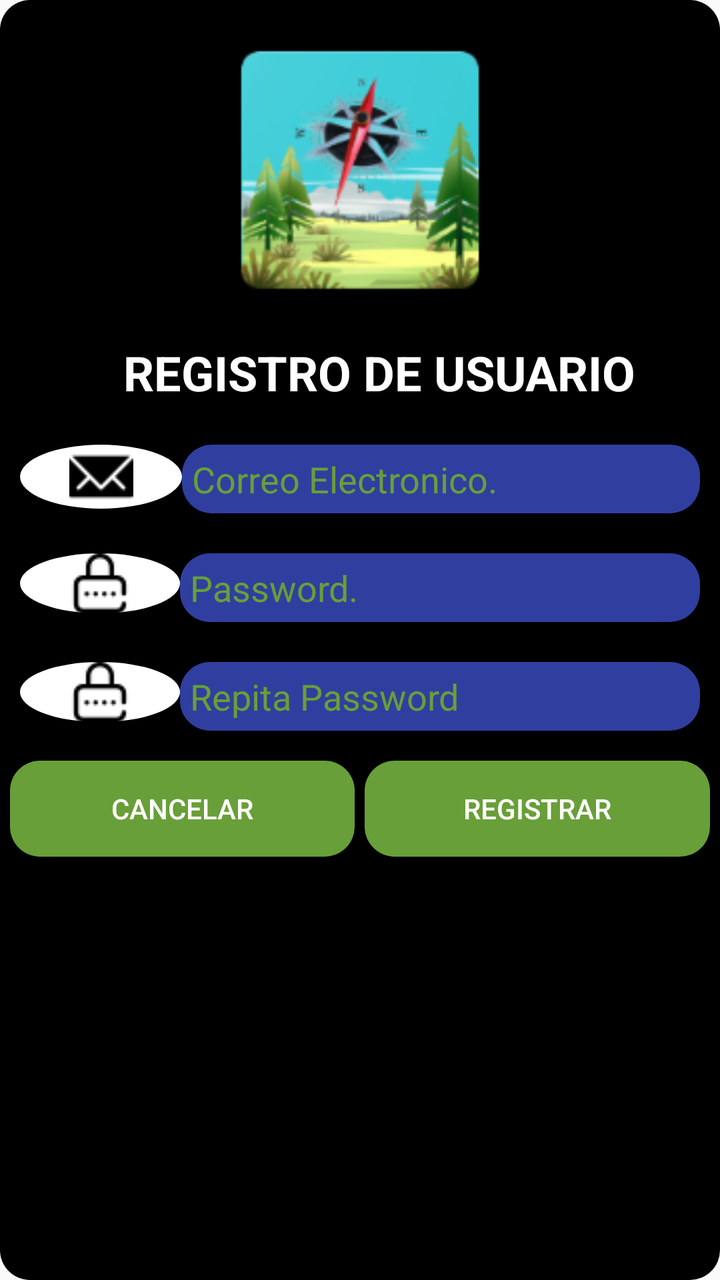
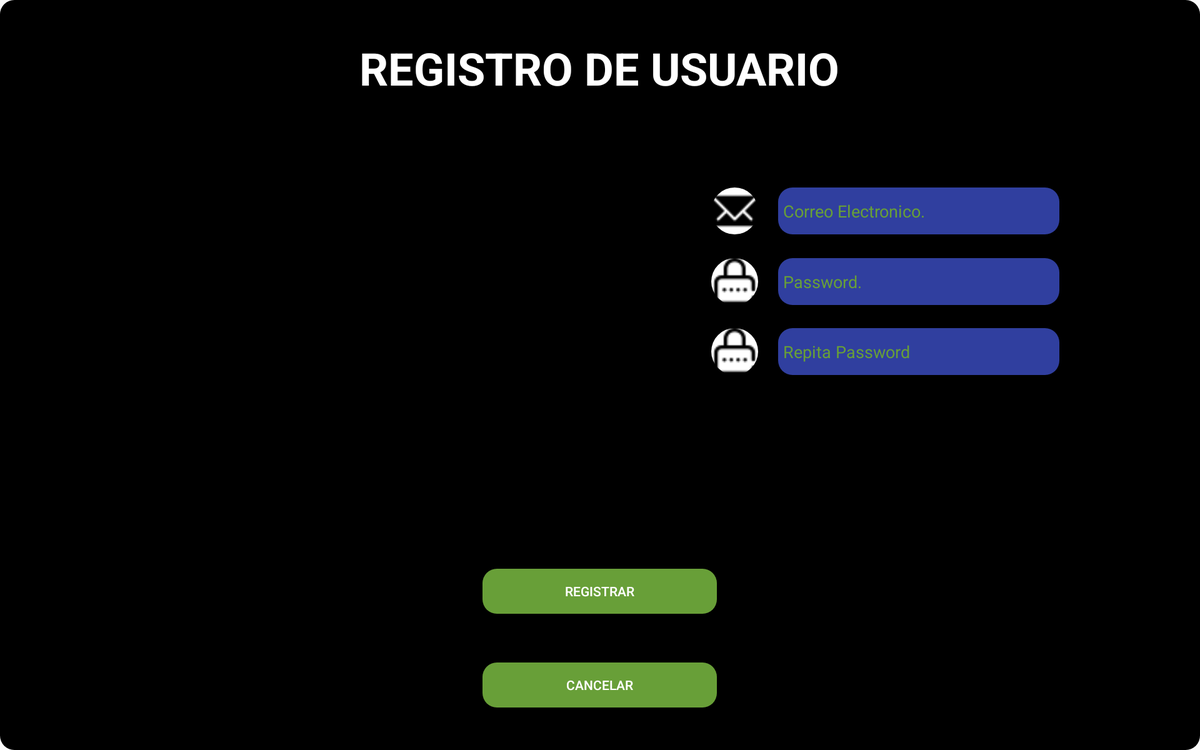

First picture: res/layout/ on a phone held upright. Second picture: the repository's own variant of that layout, on a device whose configuration matches the variant's folder. Source for both follows.
<!-- AndroidManifest.xml: application theme AppTheme -->
<!-- res/layout/fragment_formu_registro_user.xml -->
<LinearLayout xmlns:android="http://schemas.android.com/apk/res/android"
    xmlns:app="http://schemas.android.com/apk/res-auto"
    xmlns:tools="http://schemas.android.com/tools"
    android:id="@+id/fragRegUser"
    android:layout_width="match_parent"
    android:layout_height="match_parent"
    android:background="@drawable/fragdesng"
    android:gravity="top|center"
    android:orientation="vertical"
    tools:context="com.example.edwin.turismo.FormuRegistroUser">

    

    <ImageView
        android:id="@+id/imgLogoReg"
        android:layout_width="150dp"
        android:layout_height="150dp"
        android:layout_margin="10dp"
        android:background="@drawable/img"
        android:src="@drawable/icono" />

    <TextView
        android:id="@+id/txtReg"
        android:layout_width="wrap_content"
        android:layout_height="wrap_content"
        android:layout_marginBottom="10dp"
        android:layout_marginLeft="10dp"
        android:contentDescription="@string/Login"
        android:text="@string/registroUser"
        android:textAllCaps="true"
        android:textColor="@color/colorLetra"
        android:textSize="24sp"
        android:textStyle="bold" />

    <LinearLayout
        android:id="@+id/fragRegemail"
        android:layout_width="match_parent"
        android:layout_height="wrap_content"
        android:layout_margin="10dp"
        android:orientation="horizontal">

        <ImageView
            android:id="@+id/imgEmail"
            android:layout_width="wrap_content"
            android:layout_height="wrap_content"
            android:layout_weight="1"
            android:background="@drawable/icodis"
            android:contentDescription="@string/User"
            android:src="@drawable/correo" />

        <EditText
            android:id="@+id/editEmailReg"
            android:layout_width="wrap_content"
            android:layout_height="wrap_content"
            android:layout_weight="1"
            android:background="@drawable/edit"
            android:ems="10"
            android:hint="@string/User"
            android:inputType="textEmailAddress"
            android:padding="5dp"
            android:textColor="@color/colorLetra"
            android:textColorHint="@color/btn" />
    </LinearLayout>

    <LinearLayout
        android:id="@+id/fargRegPass1"
        android:layout_width="match_parent"
        android:layout_height="wrap_content"
        android:layout_margin="10dp"
        android:orientation="horizontal">

        <ImageView
            android:id="@+id/imgPass1"
            android:layout_width="wrap_content"
            android:layout_height="wrap_content"
            android:layout_weight="1"
            android:background="@drawable/icodis"
            android:contentDescription="@string/Password"
            android:src="@drawable/contrasena" />

        <EditText
            android:id="@+id/editPassReg1"
            android:layout_width="wrap_content"
            android:layout_height="wrap_content"
            android:layout_weight="1"
            android:background="@drawable/edit"
            android:ems="10"
            android:hint="@string/Password"
            android:inputType="textPassword"
            android:padding="5dp"
            android:textColorHint="@color/btn" />
    </LinearLayout>

    <LinearLayout
        android:id="@+id/fragrefPass2"
        android:layout_width="match_parent"
        android:layout_height="wrap_content"
        android:layout_margin="10dp"
        android:orientation="horizontal">

        <ImageView
            android:id="@+id/imgPass2"
            android:layout_width="wrap_content"
            android:layout_height="wrap_content"
            android:layout_weight="1"
            android:background="@drawable/icodis"
            android:contentDescription="@string/Password"
            android:src="@drawable/contrasena" />

        <EditText
            android:id="@+id/editPassReg2"
            android:layout_width="wrap_content"
            android:layout_height="wrap_content"
            android:layout_weight="1"
            android:background="@drawable/edit"
            android:ems="10"
            android:hint="@string/repita"
            android:inputType="textPassword"
            android:padding="5dp"
            android:textColorHint="@color/btn" />
    </LinearLayout>

    <LinearLayout
        android:id="@+id/fragRegbtn"
        android:layout_width="match_parent"
        android:layout_height="wrap_content"
        android:layout_margin="5dp"
        android:orientation="horizontal">

        <Button
            android:id="@+id/btnRegCancelar"
            android:layout_width="wrap_content"
            android:layout_height="wrap_content"
            android:layout_marginRight="5dp"
            android:layout_weight="1"
            android:background="@drawable/btn"
            android:text="@string/cancelar"
            android:textColor="@color/colorLetra" />

        <Button
            android:id="@+id/btnRegUser"
            android:layout_width="wrap_content"
            android:layout_height="wrap_content"
            android:layout_weight="1"
            android:background="@drawable/btn"
            android:text="@string/regUserBtn"
            android:textColor="@color/colorLetra" />
    </LinearLayout>
</LinearLayout>
<!-- resources referenced by this layout -->
<resources>
  <color name="btn">#689f38</color>
  <color name="colorLetra">#ffffff</color>
  <!-- drawable btn (drawable) -->
  <?xml version="1.0" encoding="utf-8"?>
  <shape android:shape="rectangle"  xmlns:android="http://schemas.android.com/apk/res/android">
  <solid android:color="@color/btn"/>
      <corners android:radius="15dp"/>
  </shape>
  <!-- drawable contrasena: png bitmap (drawable, 702 bytes) -->
  <!-- drawable correo: png bitmap (drawable, 663 bytes) -->
  <!-- drawable edit (drawable) -->
  <?xml version="1.0" encoding="utf-8"?>
  <shape xmlns:android="http://schemas.android.com/apk/res/android" android:shape="rectangle">
      <corners android:radius="15dp"></corners>
  <solid android:color="@color/editText"></solid>
  </shape>
  <!-- drawable fragdesng (drawable) -->
  <?xml version="1.0" encoding="utf-8"?>
  <shape android:shape="rectangle" xmlns:android="http://schemas.android.com/apk/res/android">
  <corners android:radius="15dp"/>
      <solid android:color="@color/colorFragmento"/>
  </shape>
  <!-- drawable icodis (drawable) -->
  <?xml version="1.0" encoding="utf-8"?>
  <shape xmlns:android="http://schemas.android.com/apk/res/android" android:shape="oval"  >
  <solid android:color="@color/colorFondoIco" />
  
  </shape>
  <!-- drawable icono: jpg bitmap (drawable, 26229 bytes) -->
  <!-- drawable img (drawable) -->
  <?xml version="1.0" encoding="utf-8"?>
  <shape android:shape="oval" xmlns:android="http://schemas.android.com/apk/res/android">
  <corners android:radius="15dp"/>
      <solid android:color="@color/colorFragmento"></solid>
  </shape>
  <string name="Login">Login</string>
  <string name="Password">Password.</string>
  <string name="User">Correo Electronico.</string>
  <string name="cancelar">Cancelar</string>
  <string name="regUserBtn">Registrar</string>
  <string name="registroUser">REGISTRO DE USUARIO</string>
  <string name="repita">Repita Password</string>
  <style name="AppTheme" parent="Theme.AppCompat.Light.DarkActionBar">
          
          <item name="colorPrimary">@color/colorPrimary</item>
          <item name="colorPrimaryDark">@color/colorPrimaryDark</item>
          <item name="colorAccent">@color/colorAccent</item>
      </style>
  <color name="editText">#303f9f</color>
  <color name="colorFragmento">#000000</color>
  <color name="colorFondoIco">#ffffff</color>
  <color name="colorPrimary">#030303</color>
  <color name="colorPrimaryDark">#689f38</color>
  <color name="colorAccent">#1ae9c6</color>
</resources>
<!-- res/layout-xlarge-land/fragment_formu_registro_user.xml (the repository's variant of the layout above) -->
<!-- drawn on a large tablet held sideways -->
<RelativeLayout xmlns:android="http://schemas.android.com/apk/res/android"
    xmlns:app="http://schemas.android.com/apk/res-auto"
    xmlns:tools="http://schemas.android.com/tools"
    android:id="@+id/fragRegUser"
    android:layout_width="match_parent"
    android:layout_height="match_parent"
    android:background="@drawable/fragdesng"
    android:gravity="center"
    tools:context="com.example.edwin.turismo.FormuRegistroUser">

    

    <TextView
        android:id="@+id/txtReg"
        android:layout_width="wrap_content"
        android:layout_height="wrap_content"
        android:layout_alignParentTop="true"
        android:layout_centerHorizontal="true"
        android:layout_marginTop="40dp"
        android:contentDescription="@string/Login"
        android:text="@string/registroUser"
        android:textAllCaps="true"
        android:textColor="@color/colorLetra"
        android:textSize="48sp"
        android:textStyle="bold" />

    <ImageView
        android:id="@+id/imgEmail"
        android:layout_width="50dp"
        android:layout_height="50dp"
        android:layout_alignStart="@+id/imgPass1"
        android:layout_alignTop="@+id/editEmailReg"
        android:layout_weight="1"
        android:background="@drawable/icodis"
        android:contentDescription="@string/User"
        android:src="@drawable/correo" />

    <EditText
        android:id="@+id/editEmailReg"
        android:layout_width="300dp"
        android:layout_height="50dp"
        android:layout_alignParentEnd="true"
        android:layout_alignParentTop="true"
        android:layout_marginEnd="150dp"
        android:layout_marginTop="200dp"
        android:layout_weight="1"
        android:background="@drawable/edit"
        android:ems="10"
        android:hint="@string/User"
        android:inputType="textEmailAddress"
        android:padding="5dp"
        android:textColor="@color/colorLetra"
        android:textColorHint="@color/btn" />

    <ImageView
        android:id="@+id/imgPass1"
        android:layout_width="50dp"
        android:layout_height="50dp"
        android:layout_alignParentEnd="true"
        android:layout_alignTop="@+id/editPassReg2"
        android:layout_marginEnd="471dp"
        android:layout_weight="1"
        android:background="@drawable/icodis"
        android:contentDescription="@string/Password"
        android:src="@drawable/contrasena" />

    <EditText
        android:id="@+id/editPassReg1"
        android:layout_width="300dp"
        android:layout_height="50dp"
        android:layout_alignParentTop="true"
        android:layout_alignStart="@+id/editEmailReg"
        android:layout_marginTop="275dp"
        android:layout_weight="1"
        android:background="@drawable/edit"
        android:ems="10"
        android:hint="@string/Password"
        android:inputType="textPassword"
        android:padding="5dp"
        android:textColorHint="@color/btn" />

    <ImageView
        android:id="@+id/imgPass2"
        android:layout_width="50dp"
        android:layout_height="50dp"
        android:layout_alignStart="@+id/imgPass1"
        android:layout_alignTop="@+id/editPassReg1"
        android:layout_weight="1"
        android:background="@drawable/icodis"
        android:contentDescription="@string/Password"
        android:src="@drawable/contrasena" />

    <EditText
        android:id="@+id/editPassReg2"
        android:layout_width="300dp"
        android:layout_height="50dp"
        android:layout_alignParentTop="true"
        android:layout_alignStart="@+id/editEmailReg"
        android:layout_marginTop="350dp"
        android:layout_weight="1"
        android:background="@drawable/edit"
        android:ems="10"
        android:hint="@string/repita"
        android:inputType="textPassword"
        android:padding="5dp"
        android:textColorHint="@color/btn" />

    <Button
        android:id="@+id/btnRegCancelar"
        android:layout_width="250dp"
        android:layout_height="wrap_content"
        android:layout_alignParentBottom="true"
        android:layout_centerHorizontal="true"
        android:layout_marginBottom="45dp"
        android:layout_weight="1"
        android:background="@drawable/btn"
        android:text="@string/cancelar"
        android:textColor="@color/colorLetra" />

    <Button
        android:id="@+id/btnRegUser"
        android:layout_width="250dp"
        android:layout_height="wrap_content"
        android:layout_alignParentBottom="true"
        android:layout_centerHorizontal="true"
        android:layout_marginBottom="145dp"
        android:layout_weight="1"
        android:background="@drawable/btn"
        android:text="@string/regUserBtn"
        android:textColor="@color/colorLetra" />

    <ImageView
        android:id="@+id/imgLogoReg"
        android:layout_width="250dp"
        android:layout_height="250dp"
        android:layout_alignParentStart="true"
        android:layout_alignParentTop="true"
        android:layout_marginStart="170dp"
        android:layout_marginTop="175dp"
        android:background="@drawable/img"
        android:src="@drawable/banner" />

</RelativeLayout>
<!-- resources referenced by the variant -->
<!-- as a large tablet held sideways resolves them -->
<resources>
  <color name="btn">#689f38</color>
  <color name="colorLetra">#ffffff</color>
  <!-- drawable btn (drawable) -->
  <?xml version="1.0" encoding="utf-8"?>
  <shape android:shape="rectangle"  xmlns:android="http://schemas.android.com/apk/res/android">
  <solid android:color="@color/btn"/>
      <corners android:radius="15dp"/>
  </shape>
  <!-- drawable contrasena: png bitmap (drawable, 702 bytes) -->
  <!-- drawable correo: png bitmap (drawable, 663 bytes) -->
  <!-- drawable edit (drawable) -->
  <?xml version="1.0" encoding="utf-8"?>
  <shape xmlns:android="http://schemas.android.com/apk/res/android" android:shape="rectangle">
      <corners android:radius="15dp"></corners>
  <solid android:color="@color/editText"></solid>
  </shape>
  <!-- drawable fragdesng (drawable) -->
  <?xml version="1.0" encoding="utf-8"?>
  <shape android:shape="rectangle" xmlns:android="http://schemas.android.com/apk/res/android">
  <corners android:radius="15dp"/>
      <solid android:color="@color/colorFragmento"/>
  </shape>
  <!-- drawable icodis (drawable) -->
  <?xml version="1.0" encoding="utf-8"?>
  <shape xmlns:android="http://schemas.android.com/apk/res/android" android:shape="oval"  >
  <solid android:color="@color/colorFondoIco" />
  
  </shape>
  <!-- drawable img (drawable) -->
  <?xml version="1.0" encoding="utf-8"?>
  <shape android:shape="oval" xmlns:android="http://schemas.android.com/apk/res/android">
  <corners android:radius="15dp"/>
      <solid android:color="@color/colorFragmento"></solid>
  </shape>
  <string name="Login">Login</string>
  <string name="Password">Password.</string>
  <string name="User">Correo Electronico.</string>
  <string name="cancelar">Cancelar</string>
  <string name="regUserBtn">Registrar</string>
  <string name="registroUser">REGISTRO DE USUARIO</string>
  <string name="repita">Repita Password</string>
  <style name="AppTheme" parent="Theme.AppCompat.Light.DarkActionBar">
          
          <item name="colorPrimary">@color/colorPrimary</item>
          <item name="colorPrimaryDark">@color/colorPrimaryDark</item>
          <item name="colorAccent">@color/colorAccent</item>
      </style>
  <color name="editText">#303f9f</color>
  <color name="colorFragmento">#000000</color>
  <color name="colorFondoIco">#ffffff</color>
  <color name="colorPrimary">#030303</color>
  <color name="colorPrimaryDark">#689f38</color>
  <color name="colorAccent">#1ae9c6</color>
</resources>
